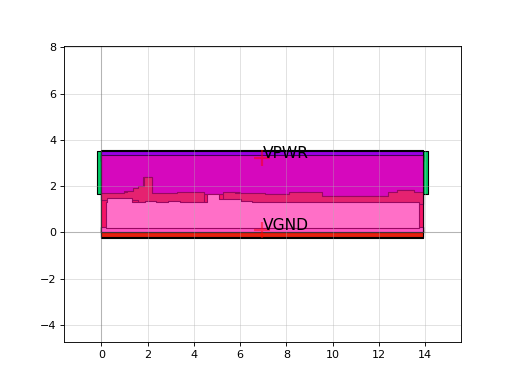

Write Python code to recreate this figure.
import sky130

c = sky130.components.sky130_fd_sc_hs__fah_1()
c.plot()
